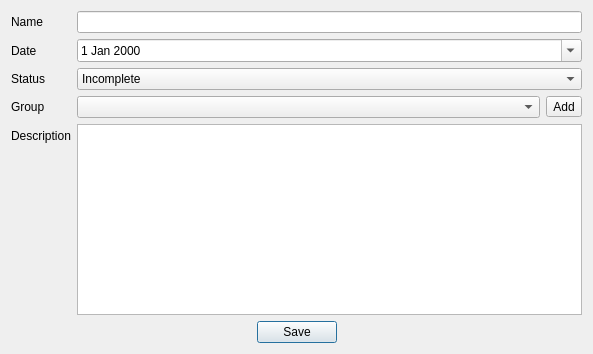
<?xml version="1.0" encoding="UTF-8"?>
<ui version="4.0">
 <class>todo_edit</class>
 <widget class="QDialog" name="todo_edit">
  <property name="geometry">
   <rect>
    <x>0</x>
    <y>0</y>
    <width>593</width>
    <height>354</height>
   </rect>
  </property>
  <property name="windowTitle">
   <string>Edit Todo</string>
  </property>
  <layout class="QVBoxLayout" name="verticalLayout">
   <item>
    <layout class="QFormLayout" name="formLayout">
     <item row="0" column="0">
      <widget class="QLabel" name="lbl_name">
       <property name="text">
        <string>Name</string>
       </property>
       <property name="alignment">
        <set>Qt::AlignLeading|Qt::AlignLeft|Qt::AlignVCenter</set>
       </property>
      </widget>
     </item>
     <item row="0" column="1">
      <widget class="QLineEdit" name="lnedt_name">
       <property name="sizePolicy">
        <sizepolicy hsizetype="Minimum" vsizetype="Fixed">
         <horstretch>0</horstretch>
         <verstretch>0</verstretch>
        </sizepolicy>
       </property>
      </widget>
     </item>
     <item row="1" column="0">
      <widget class="QLabel" name="lbl_date">
       <property name="text">
        <string>Date</string>
       </property>
       <property name="alignment">
        <set>Qt::AlignLeading|Qt::AlignLeft|Qt::AlignVCenter</set>
       </property>
      </widget>
     </item>
     <item row="1" column="1">
      <widget class="QDateEdit" name="dtedt_date">
       <property name="sizePolicy">
        <sizepolicy hsizetype="Expanding" vsizetype="Fixed">
         <horstretch>0</horstretch>
         <verstretch>0</verstretch>
        </sizepolicy>
       </property>
       <property name="minimumSize">
        <size>
         <width>0</width>
         <height>0</height>
        </size>
       </property>
       <property name="maximumSize">
        <size>
         <width>16777215</width>
         <height>16777215</height>
        </size>
       </property>
       <property name="alignment">
        <set>Qt::AlignLeading|Qt::AlignLeft|Qt::AlignVCenter</set>
       </property>
       <property name="buttonSymbols">
        <enum>QAbstractSpinBox::PlusMinus</enum>
       </property>
       <property name="correctionMode">
        <enum>QAbstractSpinBox::CorrectToNearestValue</enum>
       </property>
       <property name="calendarPopup">
        <bool>true</bool>
       </property>
      </widget>
     </item>
     <item row="2" column="0">
      <widget class="QLabel" name="lbl_status">
       <property name="text">
        <string>Status</string>
       </property>
       <property name="alignment">
        <set>Qt::AlignLeading|Qt::AlignLeft|Qt::AlignVCenter</set>
       </property>
      </widget>
     </item>
     <item row="2" column="1">
      <widget class="QComboBox" name="cmbx_status">
       <item>
        <property name="text">
         <string>Incomplete</string>
        </property>
       </item>
       <item>
        <property name="text">
         <string>Complete</string>
        </property>
       </item>
      </widget>
     </item>
     <item row="3" column="0">
      <widget class="QLabel" name="lbl_group">
       <property name="text">
        <string>Group</string>
       </property>
      </widget>
     </item>
     <item row="3" column="1">
      <layout class="QHBoxLayout" name="horizontalLayout">
       <item>
        <widget class="QComboBox" name="cmb_group"/>
       </item>
       <item>
        <widget class="QToolButton" name="tbtn_add_group">
         <property name="cursor">
          <cursorShape>PointingHandCursor</cursorShape>
         </property>
         <property name="text">
          <string>Add</string>
         </property>
        </widget>
       </item>
      </layout>
     </item>
     <item row="4" column="0">
      <widget class="QLabel" name="lbl_description">
       <property name="text">
        <string>Description</string>
       </property>
      </widget>
     </item>
     <item row="4" column="1">
      <widget class="QTextEdit" name="txe_description">
       <property name="sizePolicy">
        <sizepolicy hsizetype="Expanding" vsizetype="Expanding">
         <horstretch>0</horstretch>
         <verstretch>0</verstretch>
        </sizepolicy>
       </property>
      </widget>
     </item>
    </layout>
   </item>
   <item>
    <layout class="QHBoxLayout" name="horizontalLayout_3">
     <item>
      <spacer name="horizontalSpacer_2">
       <property name="orientation">
        <enum>Qt::Horizontal</enum>
       </property>
       <property name="sizeHint" stdset="0">
        <size>
         <width>40</width>
         <height>20</height>
        </size>
       </property>
      </spacer>
     </item>
     <item>
      <widget class="QPushButton" name="btn_save">
       <property name="cursor">
        <cursorShape>PointingHandCursor</cursorShape>
       </property>
       <property name="text">
        <string>Save</string>
       </property>
      </widget>
     </item>
     <item>
      <spacer name="horizontalSpacer_3">
       <property name="orientation">
        <enum>Qt::Horizontal</enum>
       </property>
       <property name="sizeHint" stdset="0">
        <size>
         <width>40</width>
         <height>20</height>
        </size>
       </property>
      </spacer>
     </item>
    </layout>
   </item>
  </layout>
 </widget>
 <resources/>
 <connections/>
</ui>
